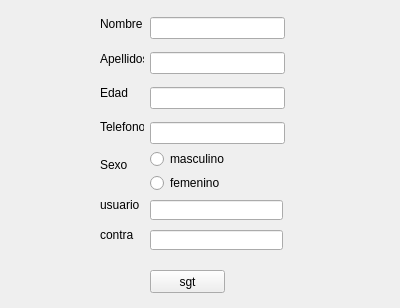
<?xml version="1.0" encoding="UTF-8"?>
<ui version="4.0">
 <class>ventana1</class>
 <widget class="QWidget" name="ventana1">
  <property name="geometry">
   <rect>
    <x>0</x>
    <y>0</y>
    <width>400</width>
    <height>308</height>
   </rect>
  </property>
  <property name="windowTitle">
   <string>Form</string>
  </property>
  <widget class="QLineEdit" name="ingrecontra">
   <property name="geometry">
    <rect>
     <x>150</x>
     <y>230</y>
     <width>133</width>
     <height>20</height>
    </rect>
   </property>
  </widget>
  <widget class="QWidget" name="layoutWidget">
   <property name="geometry">
    <rect>
     <x>150</x>
     <y>10</y>
     <width>135</width>
     <height>141</height>
    </rect>
   </property>
   <layout class="QVBoxLayout" name="verticalLayout_2">
    <item>
     <widget class="QLineEdit" name="ingre_nombre"/>
    </item>
    <item>
     <widget class="QLineEdit" name="ingreApellido"/>
    </item>
    <item>
     <widget class="QLineEdit" name="ingreEdad"/>
    </item>
    <item>
     <widget class="QLineEdit" name="ingreTelefono"/>
    </item>
   </layout>
  </widget>
  <widget class="QLabel" name="label_7">
   <property name="geometry">
    <rect>
     <x>100</x>
     <y>220</y>
     <width>41</width>
     <height>29</height>
    </rect>
   </property>
   <property name="text">
    <string>contra</string>
   </property>
  </widget>
  <widget class="QWidget" name="layoutWidget_2">
   <property name="geometry">
    <rect>
     <x>150</x>
     <y>150</y>
     <width>131</width>
     <height>42</height>
    </rect>
   </property>
   <layout class="QVBoxLayout" name="verticalLayout_3">
    <item>
     <widget class="QRadioButton" name="radioMasculino">
      <property name="text">
       <string>masculino</string>
      </property>
     </widget>
    </item>
    <item>
     <widget class="QRadioButton" name="radioFemenino">
      <property name="text">
       <string>femenino</string>
      </property>
     </widget>
    </item>
   </layout>
  </widget>
  <widget class="QLabel" name="label_6">
   <property name="geometry">
    <rect>
     <x>100</x>
     <y>190</y>
     <width>41</width>
     <height>29</height>
    </rect>
   </property>
   <property name="text">
    <string>usuario</string>
   </property>
  </widget>
  <widget class="QPushButton" name="pushButton">
   <property name="geometry">
    <rect>
     <x>150</x>
     <y>270</y>
     <width>75</width>
     <height>23</height>
    </rect>
   </property>
   <property name="text">
    <string>sgt</string>
   </property>
  </widget>
  <widget class="QLabel" name="label_5">
   <property name="geometry">
    <rect>
     <x>100</x>
     <y>150</y>
     <width>41</width>
     <height>29</height>
    </rect>
   </property>
   <property name="text">
    <string>Sexo</string>
   </property>
  </widget>
  <widget class="QLineEdit" name="ingreUsuario">
   <property name="geometry">
    <rect>
     <x>150</x>
     <y>200</y>
     <width>133</width>
     <height>20</height>
    </rect>
   </property>
  </widget>
  <widget class="QWidget" name="layoutWidget_3">
   <property name="geometry">
    <rect>
     <x>100</x>
     <y>10</y>
     <width>44</width>
     <height>131</height>
    </rect>
   </property>
   <layout class="QVBoxLayout" name="verticalLayout">
    <item>
     <widget class="QLabel" name="label">
      <property name="text">
       <string>Nombre</string>
      </property>
     </widget>
    </item>
    <item>
     <widget class="QLabel" name="label_2">
      <property name="text">
       <string>Apellidos</string>
      </property>
     </widget>
    </item>
    <item>
     <widget class="QLabel" name="label_3">
      <property name="text">
       <string>Edad</string>
      </property>
     </widget>
    </item>
    <item>
     <widget class="QLabel" name="label_4">
      <property name="text">
       <string>Telefono</string>
      </property>
     </widget>
    </item>
   </layout>
  </widget>
 </widget>
 <resources/>
 <connections/>
</ui>
